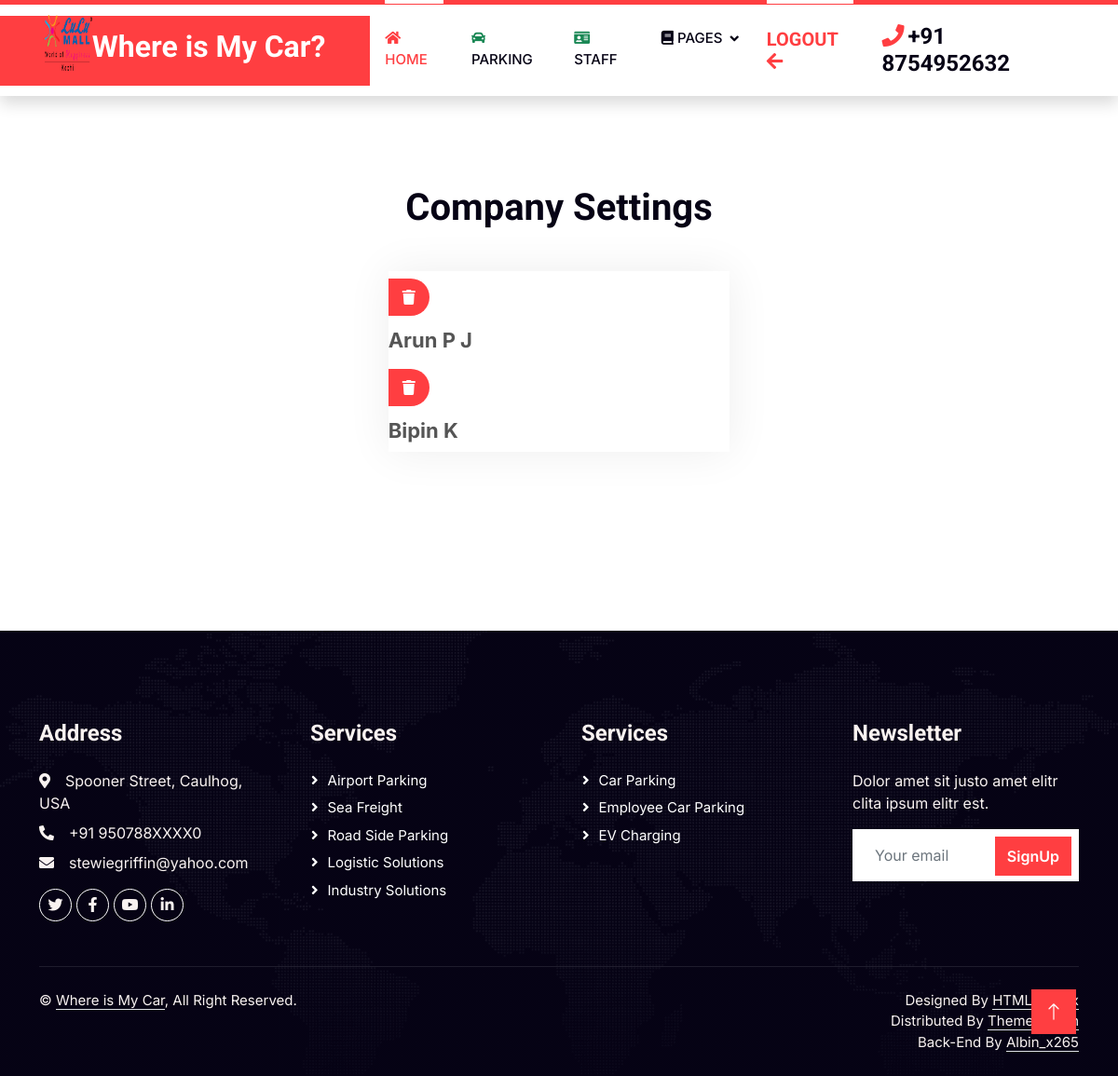
The app's page /company_settings (signed in) with its own data.
### app1/models.py (models this page shows, shortened)
class company(models.Model):
    cname = models.CharField(max_length=50)
    c_logo= models.ImageField(upload_to='static/img/company_profile_pics', validators=[validate_image_file_extension])
    c_ph_no = models.IntegerField()
    park_option = models.TextField(max_length=25)
    timeA = models.TimeField()
    timeZ = models.TimeField()
    c_location = models.CharField(max_length=40)
    c_desc = models.TextField(max_length=500)
    park_slots = models.IntegerField()
    park_price = models.IntegerField()
    c_email = models.CharField(max_length=40,unique=True)
    c_pswd = models.CharField(max_length=40)

class staff(models.Model):
    s_name = models.CharField(max_length=20)
    cname = models.CharField(max_length=20)
    prof_pic = models.ImageField(upload_to='static/img/staff_profile_pics', validators=[validate_image_file_extension])
    job_desc = models.CharField(max_length=40)
    s_ph_no = models.IntegerField()
    c_email = models.CharField(max_length=40)
    c_location = models.CharField(max_length=40)
    s_email = models.CharField(max_length=40)
    s_password = models.CharField(max_length=40)

### app1/views.py (the view)
# urls.py: path('company_settings', views.company_settings),
def company_settings(re):
    data = company.objects.get(c_email=re.session['c_id'])
    our_staff_data = staff.objects.filter(c_email=re.session['c_id'])
    data4 = parkinglot.objects.filter(park_c_email=re.session['c_id'])
    return render(re,'company/company_settings.html',{'data':data,'our_staff_data':our_staff_data,'data4':data4})

### template/company/company_settings.html (shortened to what this page needs)
<!DOCTYPE html>
<html lang="en">
<head>
    {% load static %}
    <link href="https://cdnjs.cloudflare.com/ajax/libs/font-awesome/5.10.0/css/all.min.css" rel="stylesheet">
    <link href="https://cdn.jsdelivr.net/npm/bootstrap-icons@1.4.1/font/bootstrap-icons.css" rel="stylesheet">
    <link href="{% static 'lib/animate/animate.min.css' %}" rel="stylesheet">
    <link href="{% static 'lib/owlcarousel/assets/owl.carousel.min.css' %}" rel="stylesheet">
    <link href="{% static 'css/bootstrap.min.css' %}" rel="stylesheet">
    <link href="{% static 'css/style.css' %}" rel="stylesheet">
</head>
<body>
    <nav class="navbar navbar-expand-lg bg-white navbar-light shadow border-top border-5 border-primary sticky-top p-0">
        <a href="" class="navbar-brand bg-primary d-flex align-items-center px-4 px-lg-5">
            <h5 class="text-white text-uppercase mb-3 animated slideInDown"><img src={{data.c_logo.url}} class="img-fluid flex-shrink-100" style="width: 60px; height: 60px;" data-wow-delay="0.5s"></h5>
            <h2 class="mb-2 text-white">Where is My Car?</h2>
        </a>
        <div class="collapse navbar-collapse" id="navbarCollapse">
            <div class="navbar-nav ms-auto p-4 p-lg-0">
                <a href="../company_index" class="nav-item nav-link active"><i class="fa fa-home"></i> Home</a>
                <a href="../conv_parking_company_view" class="nav-item nav-link"><i class="text-success fa fa-car"></i>  Parking</a>
                <a href="../our_staff" class="nav-item nav-link"><i class="text-success fa fa-id-card"></i> Staff</a>
                <div class="nav-item dropdown">
                    <a href="#" class="nav-link dropdown-toggle" data-bs-toggle="dropdown"><i class="fa fa-book"></i> Pages</a>
                </div>
                <a href="../login" class="nav-item nav-link active"><h5 class="text-primary m-0">LogOut <i class="fa fa-arrow-left"></i></h5></a>
            </div>
            <h4 class="m-0 pe-lg-5 d-none d-lg-block"><i class="fa fa-phone text-primary me-1"></i>+91 {{data.c_ph_no}}</h4>
        </div>
    </nav>
    <div class="container-xxl py-5">
        <div class="container py-5">
            <div class="text-center wow fadeInUp" data-wow-delay="0.1s">
                <h1 class="mb-5">Company Settings</h1>
            </div>
            <div class="row g-2">
                <div class="col-md-6 col-lg-4 wow fadeInUp" data-wow-delay="0.3s">
                </div>
                <div class="col-md-6 col-lg-4 wow fadeInUp" data-wow-delay="0.5s">
                    <div class="price-item">
                        <div class="row g-1">
                            {% for k in our_staff_data %}
                            <a class="btn-slide mt-2" onclick="return confirm('Are you sure, do you want to delete staff {{k.s_name}}?')" href="delete_staff_by_company/{{k.pk}}"><i class="fa fa-trash"></i><span >Delete</span></a>
                            <b class="mb-0" style="font-size: 22px; line-height: 45px;">{{k.s_name}}</b>
                            {% endfor %}
                        </div>
                    </div>
                </div>
            </div>
        </div>
    </div>
    <div class="container-fluid bg-dark text-light footer pt-5 wow fadeIn" data-wow-delay="0.1s" style="margin-top: 6rem;">
        <div class="container py-5">
            <div class="row g-5">
                <div class="col-lg-3 col-md-6">
                    <h4 class="text-light mb-4">Address</h4>
                    <p class="mb-2"><i class="fa fa-map-marker-alt me-3"></i>Spooner Street, Caulhog, USA</p>
                    <p class="mb-2"><i class="fa fa-phone-alt me-3"></i>+91 950788XXXX0</p>
                    <p class="mb-2"><i class="fa fa-envelope me-3"></i>stewiegriffin@yahoo.com</p>
                    <div class="d-flex pt-2">
                        <a class="btn btn-outline-light btn-social" href=""><i class="fab fa-twitter"></i></a>
                        <a class="btn btn-outline-light btn-social" href=""><i class="fab fa-facebook-f"></i></a>
                        <a class="btn btn-outline-light btn-social" href=""><i class="fab fa-youtube"></i></a>
                        <a class="btn btn-outline-light btn-social" href=""><i class="fab fa-linkedin-in"></i></a>
                    </div>
                </div>
                <div class="col-lg-3 col-md-6">
                    <h4 class="text-light mb-4">Services</h4>
                    <a class="btn btn-link" href="">Airport Parking</a>
                    <a class="btn btn-link" href="">Sea Freight</a>
                    <a class="btn btn-link" href="">Road Side Parking</a>
                    <a class="btn btn-link" href="">Logistic Solutions</a>
                    <a class="btn btn-link" href="">Industry solutions</a>
                </div>
                <div class="col-lg-3 col-md-6">
                    <h4 class="text-light mb-4">Services</h4>
                    <a class="btn btn-link" href="">Car Parking</a>
                    <a class="btn btn-link" href="">Employee Car Parking</a>
                    <a class="btn btn-link" href="">EV Charging</a>
                </div>
                <div class="col-lg-3 col-md-6">
                    <h4 class="text-light mb-4">Newsletter</h4>
                    <p>Dolor amet sit justo amet elitr clita ipsum elitr est.</p>
                    <div class="position-relative mx-auto" style="max-width: 400px;">
                        <input class="form-control border-0 w-100 py-3 ps-4 pe-5" type="text" placeholder="Your email">
                        <button type="button" class="btn btn-primary py-2 position-absolute top-0 end-0 mt-2 me-2">SignUp</button>
                    </div>
                </div>
            </div>
        </div>
        <div class="container">
            <div class="copyright">
                <div class="row">
                    <div class="col-md-6 text-center text-md-start mb-3 mb-md-0">
                        &copy; <a class="border-bottom" href="#">Where is My Car</a>, All Right Reserved.
                    </div>
                    <div class="col-md-6 text-center text-md-end">
                        Designed By <a class="border-bottom" href="https://htmlcodex.com">HTML Codex</a>
                        </br>Distributed By <a class="border-bottom" href="https://themewagon.com" target="_blank">ThemeWagon</a>
</br>Back-End By <a class="border-bottom" href="https://albinantonyappus@gmail.com" target="_blank">Albin_x265</a>
                    </div>
                </div>
            </div>
        </div>
    </div>
    <a href="#" class="btn btn-lg btn-primary btn-lg-square rounded-0 back-to-top"><i class="bi bi-arrow-up"></i></a>
</body>
</html>

### static/css/style.css (style rules this page uses)
:root { --primary: #FF3E41; --secondary: #51CFED; --light: #F8F2F0; --dark: #060315; }
.back-to-top { position: fixed; display: none; right: 45px; bottom: 45px; z-index: 99; }
.btn { font-weight: 600; transition: .5s; }
.btn.btn-primary, .btn.btn-secondary { color: #FFFFFF; }
.btn-lg-square { width: 48px; height: 48px; }
.btn-square, .btn-sm-square, .btn-lg-square { padding: 0; display: flex; align-items: center; justify-content: center; font-weight: normal; }
.navbar .dropdown-toggle::after { border: none; content: "\f107"; font-family: "Font Awesome 5 Free"; font-weight: 900; vertical-align: middle; margin-left: 8px; }
.navbar-light .navbar-nav .nav-link { position: relative; margin-right: 30px; padding: 25px 0; color: #FFFFFF; font-size: 15px; text-transform: uppercase; outline: none; }
.navbar-light .navbar-nav .nav-link:hover, .navbar-light .navbar-nav .nav-link.active { color: var(--primary); }
.navbar-light .navbar-brand, .navbar-light a.btn { height: 75px; }
.navbar-light .navbar-nav .nav-link { color: var(--dark); font-weight: 500; }
.navbar-light.sticky-top { top: -100px; transition: .5s; }
@media (min-width: 992px) { .navbar-light .navbar-nav .nav-link::before { position: absolute; content: ""; width: 0; height: 5px; top: -6px; left: 50%; background: #FFFFFF; transition: .5s; } }
@media (min-width: 992px) { .navbar-light .navbar-nav .nav-link:hover::before, .navbar-light .navbar-nav .nav-link.active::before { width: 100%; left: 0; } }
.service-item, .price-item, .team-item { box-shadow: 0 0 45px rgba(0, 0, 0, .07); }
.service-item a.btn-slide, .price-item a.btn-slide, .team-item div.btn-slide { position: relative; display: inline-block; overflow: hidden; font-size: 0; }
.service-item a.btn-slide i, .service-item a.btn-slide span, .price-item a.btn-slide i, .price-item a.btn-slide span, .team-item div.btn-slide i, .team-item div.btn-slide span { position: relative; height: 40px; padding: 0 15px; display: inline-flex; align-items: center; font-size: 16px; color: #FFFFFF; background: var(--primary); border-radius: 0 35px 35px 0; transition: .5s; z-index: 2; }
.footer { background: linear-gradient(rgba(6, 3, 21, .5), rgba(6, 3, 21, .5)), url(../img/map.png) center center no-repeat; background-size: cover; }
.footer .btn.btn-social { margin-right: 5px; width: 35px; height: 35px; display: flex; align-items: center; justify-content: center; color: var(--light); border: 1px solid #FFFFFF; border-radius: 35px; transition: .3s; }
.footer .btn.btn-link { display: block; margin-bottom: 5px; padding: 0; text-align: left; color: #FFFFFF; font-size: 15px; font-weight: normal; text-transform: capitalize; transition: .3s; }
.footer .btn.btn-link::before { position: relative; content: "\f105"; font-family: "Font Awesome 5 Free"; font-weight: 900; margin-right: 10px; }
.footer .copyright { padding: 25px 0; font-size: 15px; border-top: 1px solid rgba(256, 256, 256, .1); }
.footer .copyright a { color: var(--light); }

### records on screen
company: c_logo (picture), c_ph_no "8754952632"
staff: s_name "Arun P J"
staff: s_name "Bipin K"
